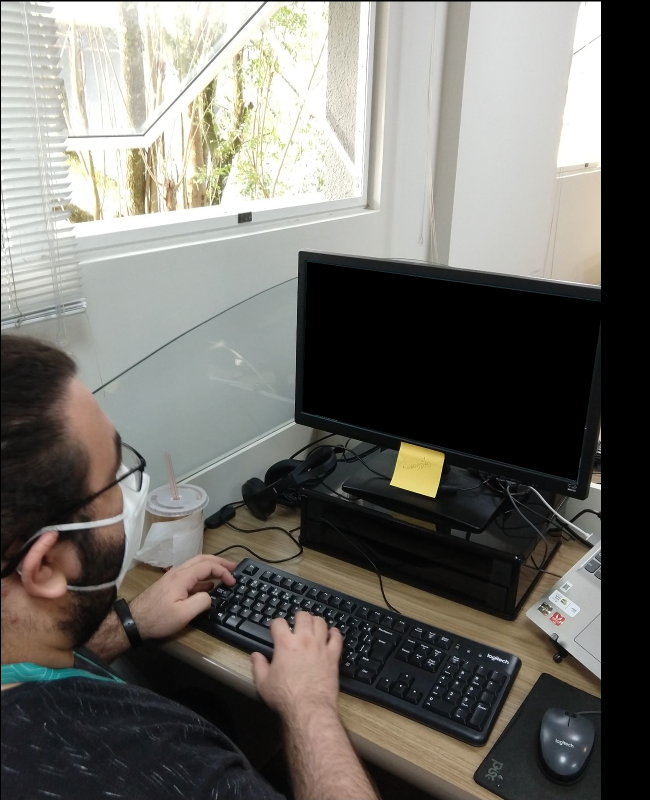
#> input picture ramon.png, 1300 x 1600 px (shown at 1/2 size)
$ python -i main.py   (imports and definitions only)
#> lines starting #> are read from the running program, lines starting #| are printed output that depends on the picture
import time
import cv2
import numpy as np
from PIL import Image, ImageDraw
import tweepy
import credentials
import urllib.request


def reading_image(image_file):
#> called with image_file = 'ramon.png'
    try:
        image = Image.open(image_file)
#> image is the input picture: PIL image 1300x1600 RGBA; mean R, G, B, A 111.1, 109.2, 103.8, 255
        new_size = (640, 360)
        image = image.resize(new_size)
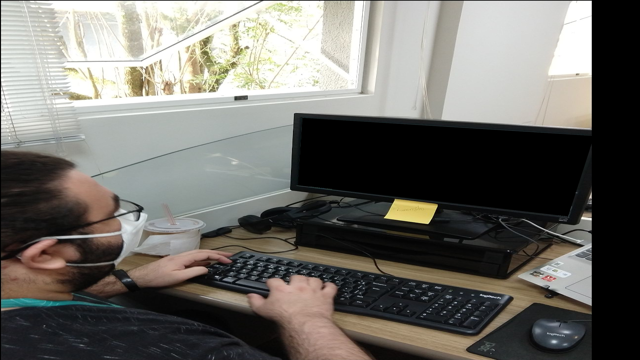
#> image: PIL image 640x360 RGBA; mean R, G, B, A 111.1, 109.2, 103.8, 255
        img_cv2 = np.array(image)

        # Warping
        pts1 = np.float32([[0, 0], [0, 360], [640, 0], [640, 360]])
        pts2 = np.float32([[614, 523], [605, 823], [1212, 607], [1154, 962]])
        matrix = cv2.getPerspectiveTransform(pts1, pts2)
        output = cv2.warpPerspective(img_cv2, matrix, (1300, 1600))
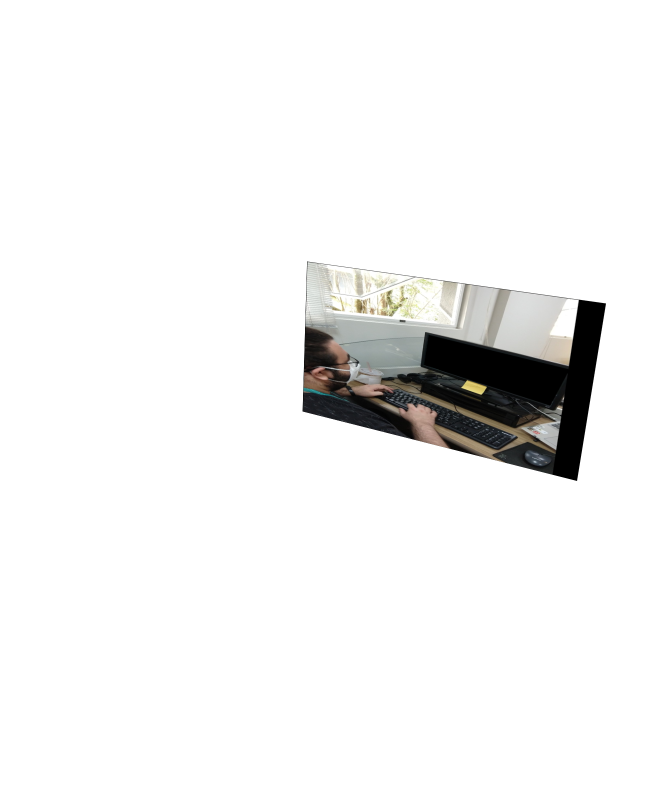
#> output: shape (1600, 1300, 4) (shown at 1/2 size); mean R, G, B, A 10.1, 10, 9.5, 23.5; transparent parts drawn white
        output_pil = Image.fromarray(output)

        # Read Ramon and Paste
        ramon = Image.open('ramon.png')

        # Mask image
        mask_im = Image.new("L", ramon.size, 0)
#> mask_im: PIL image 1300x1600 L; every value is 0

        draw = ImageDraw.Draw(mask_im)
        draw.polygon(((614, 523), (1212, 607), (1154, 962), (605, 823)), fill=255)
        ramon.paste(output_pil, mask_im)
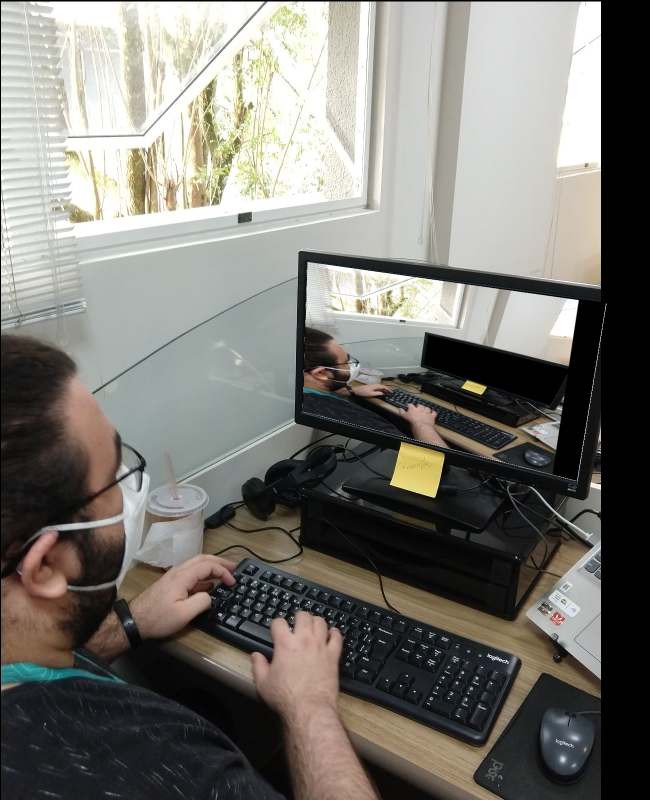
#> ramon: PIL image 1300x1600 RGBA (shown at 1/2 size); mean R, G, B, A 121.2, 119.2, 113.3, 254.9; transparent parts drawn white

        # Crop and save
        crop = (0, 0, 1200, 1600)
        ramon = ramon.crop(crop)
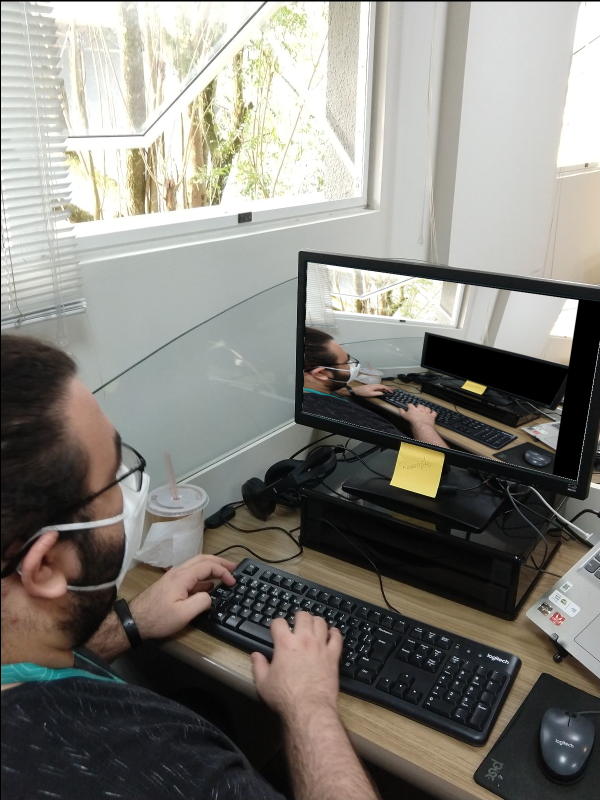
#> ramon: PIL image 1200x1600 RGBA (shown at 1/2 size); mean R, G, B, A 131.1, 128.9, 122.5, 254.9; transparent parts drawn white
        ramon.save('montagem.png')
    except:
        print('error making image')

# [55 lines left out: functions append, read_file, tweet, not called in this run]


# [8 lines not run here, left out]

>>> result = reading_image('ramon.png')
